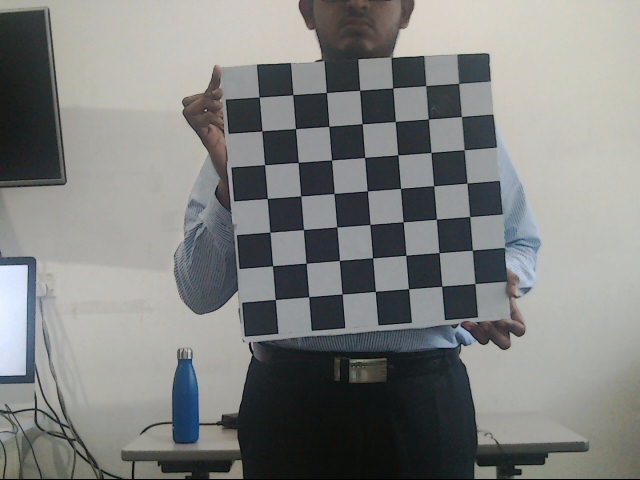
#> input picture C++/DepthMap/DepthMap/testImages/left/1.jpg, 640 x 480 px; its folder holds 4 pictures in this run
$ python caliberate.py   (Python 2 division)
#> lines starting #> are read from the running program, lines starting #| are printed output that depends on the picture; after the words box and inside, x2 and y2 are one past the last pixel; in counts of white or black regions, pixels touching at a corner belong together
import glob
import os
import random
import sys

import numpy as np
import cv2

CHESSBOARD_SIZE = (7, 7)
CHESSBOARD_OPTIONS = (cv2.CALIB_CB_ADAPTIVE_THRESH |cv2.CALIB_CB_NORMALIZE_IMAGE | cv2.CALIB_CB_FAST_CHECK)
OBJECT_POINT_ZERO = np.zeros((CHESSBOARD_SIZE[0] * CHESSBOARD_SIZE[1], 3),np.float32)
OBJECT_POINT_ZERO[:, :2] = np.mgrid[0:CHESSBOARD_SIZE[0],0:CHESSBOARD_SIZE[1]].T.reshape(-1, 2)
OPTIMIZE_ALPHA = 0
TERMINATION_CRITERIA = (cv2.TERM_CRITERIA_EPS | cv2.TERM_CRITERIA_MAX_ITER, 30, 0.001)


width = 640
height = 480
leftImageDir = "capture/left"
rightImageDir = "capture/right"
outputFile = "outputFile"


def getMatchingObjectAndImagePoints(requestedFilenames, allFilenames, objectPoints, imagePoints):
    requestedFilenameSet = set(requestedFilenames)
    requestedObjectPoints = []
    requestedImagePoints = []

    for index, filename in enumerate(allFilenames):
        if filename in requestedFilenameSet:
            requestedObjectPoints.append(objectPoints[index])
            requestedImagePoints.append(imagePoints[index])

    return requestedObjectPoints, requestedImagePoints

def readImagesAndFindChessboards(imageDirectory):
#> called with imageDirectory = 'capture/left'
    cacheFile = "{0}/chessboards.npz".format(imageDirectory)
    try:
        cache = np.load(cacheFile)
        print("Loading image data from cache file at {0}".format(cacheFile))
        return (list(cache["filenames"]), list(cache["objectPoints"]),list(cache["imagePoints"]), tuple(cache["imageSize"]))
    except IOError:
        print("Cache file at {0} not found".format(cacheFile))

    print("Reading images at {0}".format(imageDirectory))
    imagePaths = glob.glob("{0}/*.jpg".format(imageDirectory))

    filenames = []
    objectPoints = []
    imagePoints = []
    imageSize = None

    for imagePath in sorted(imagePaths):
        image = cv2.imread(imagePath)
#> image is the input picture: shape (480, 640, 3); mean B, G, R 128.3, 129.9, 128.3
        grayImage = cv2.cvtColor(image, cv2.COLOR_BGR2GRAY)

        newSize = grayImage.shape[::-1]
#> newSize = (640, 480)
        if imageSize != None and newSize != imageSize:
            raise ValueError("Calibration image at {0} is not the same size as the others".format(imagePath))
        imageSize = newSize
#> imageSize = (640, 480)

        hasCorners, corners = cv2.findChessboardCorners(grayImage, CHESSBOARD_SIZE, None)
#> hasCorners = True; corners = 49 rows, first 8: [458.7, 83.75], [461.5, 116.5], [464.2, 149.6], [467.1, 182.9], [469.9, 216.8], [472.1, 250], [475.1, 283.8], [425.6, 85.65]

        if hasCorners:
            filenames.append(os.path.basename(imagePath))
            objectPoints.append(OBJECT_POINT_ZERO)
            cv2.cornerSubPix(grayImage, corners, (11, 11), (-1, -1), TERMINATION_CRITERIA)
            imagePoints.append(corners)

            cv2.drawChessboardCorners(image, CHESSBOARD_SIZE, corners, hasCorners)
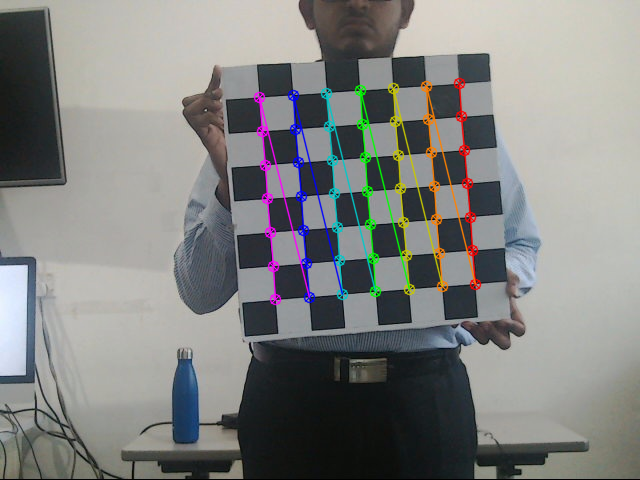
#> image: shape (480, 640, 3); 3.78% of pixels changed, all inside (x1, y1, x2, y2) = (253, 77, 482, 306)
            cv2.imshow(imageDirectory, image)

        # Needed to draw the window
        cv2.waitKey(1)
#> pass 2 of the loop in readImagesAndFindChessboards, `for imagePath in sorted(imagePaths):`:
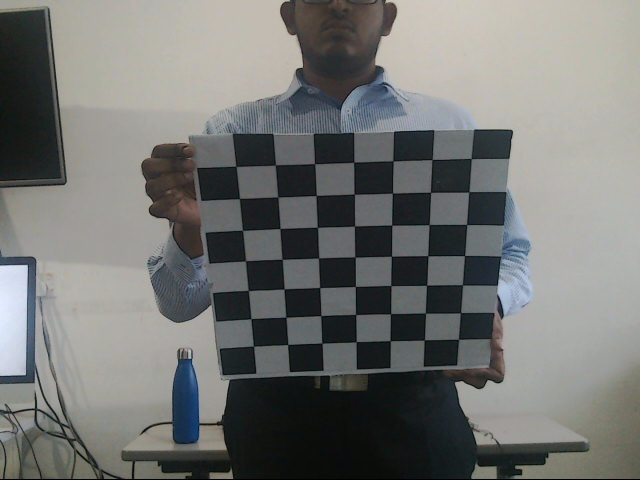
#> input picture C++/DepthMap/DepthMap/testImages/left/10.jpg, 640 x 480 px
#> in readImagesAndFindChessboards, image is the input picture: shape (480, 640, 3); mean B, G, R 115.3, 117.5, 116.2
#> corners = 49 rows, first 8: [235.6, 166.2], [275.2, 165], [314.5, 163.7], [353.9, 162], [389, 166], [436, 164], [466, 163], [239.4, 198.5]
#> in readImagesAndFindChessboards, `cv2.drawChessboardCorners(image, CHESSBOARD_SIZE, corners, hasCorners)`:
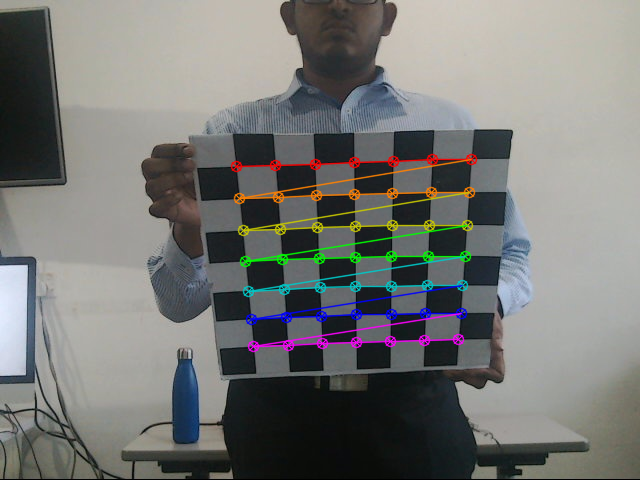
#> image: shape (480, 640, 3); 3.99% of pixels changed, all inside (x1, y1, x2, y2) = (230, 153, 478, 353)
#> pass 3 of the loop in readImagesAndFindChessboards, `for imagePath in sorted(imagePaths):`:
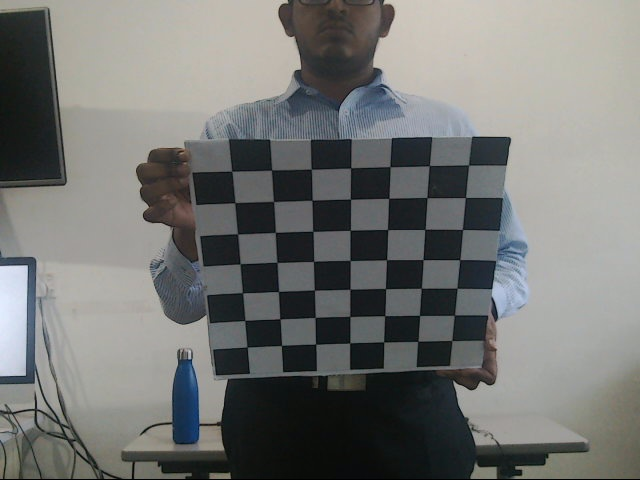
#> input picture C++/DepthMap/DepthMap/testImages/left/11.jpg, 640 x 480 px
#> in readImagesAndFindChessboards, image is the input picture: shape (480, 640, 3); mean B, G, R 115.8, 117.9, 116.7
#> corners = 49 rows, first 8: [231.6, 171.1], [271.6, 169.9], [311.3, 169.1], [351.1, 167.8], [384, 173], [434, 172], [461, 170], [235.1, 202.8]
#> in readImagesAndFindChessboards, `cv2.drawChessboardCorners(image, CHESSBOARD_SIZE, corners, hasCorners)`:
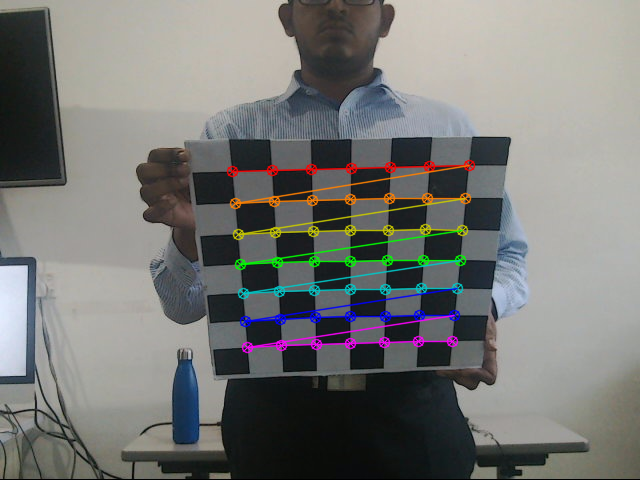
#> image: shape (480, 640, 3); 3.96% of pixels changed, all inside (x1, y1, x2, y2) = (226, 159, 476, 354)
#> the loop made 4 passes; the first 3 are shown

    cv2.destroyWindow(imageDirectory)

    print("Found corners in {0} out of {1} images".format(len(imagePoints), len(imagePaths)))

    np.savez_compressed(cacheFile,filenames=filenames, objectPoints=objectPoints,imagePoints=imagePoints, imageSize=imageSize)
    return filenames, objectPoints, imagePoints, imageSize

(leftFilenames, leftObjectPoints, leftImagePoints, leftSize) = readImagesAndFindChessboards(leftImageDir)
(rightFilenames, rightObjectPoints, rightImagePoints, rightSize) = readImagesAndFindChessboards(rightImageDir)

imageSize = leftSize
filenames = list(set(leftFilenames) & set(rightFilenames))
filenames = sorted(filenames)

leftObjectPoints, leftImagePoints = getMatchingObjectAndImagePoints(filenames,leftFilenames, leftObjectPoints, leftImagePoints)
rightObjectPoints, rightImagePoints = getMatchingObjectAndImagePoints(filenames,rightFilenames, rightObjectPoints, rightImagePoints)

objectPoints = leftObjectPoints

print("Calibrating left camera...")
#> (the run stopped early here; a loop or call above may not have finished)
